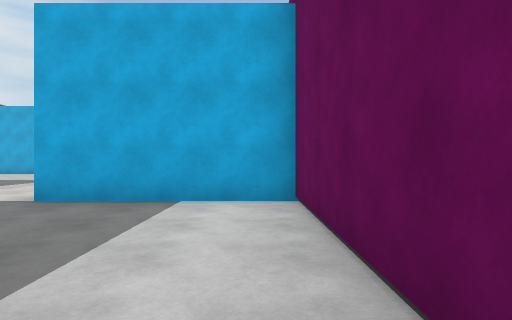
View 1 (above)

17 first-person views from a walk through a 3-D level made in the Unity game engine. The camera is 1.3 m above the floor, looks level and sees 80° across. The floor is counted in squares, 2 m on a side. Each view is taken from the middle of a square. On the plan, view 1 faces up. The plan holds only what a view shows up to about 10 squares ahead; the rest is blank. The place goes on beyond the plan. The player is left out.

View 2
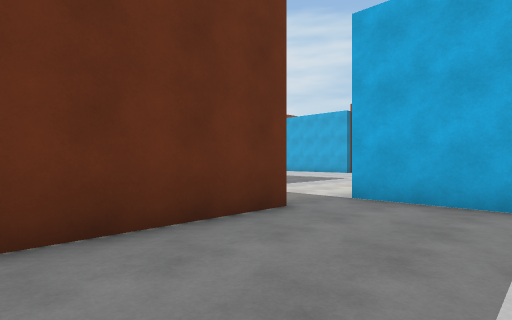

View 3
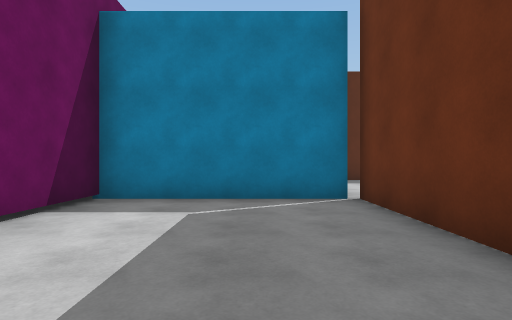

View 4
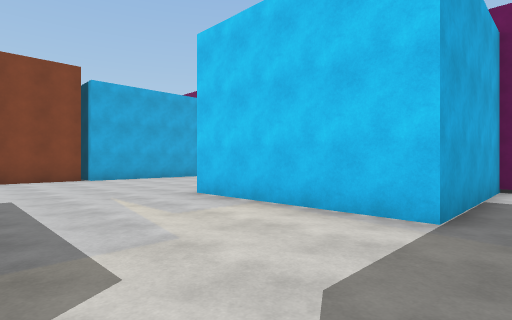

View 5
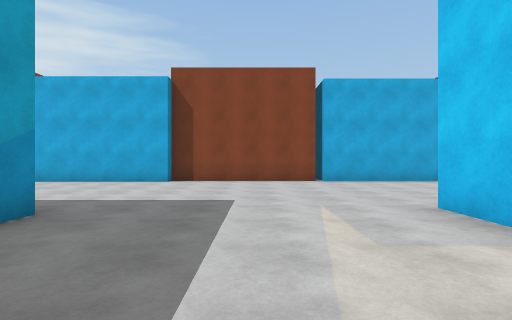

View 6
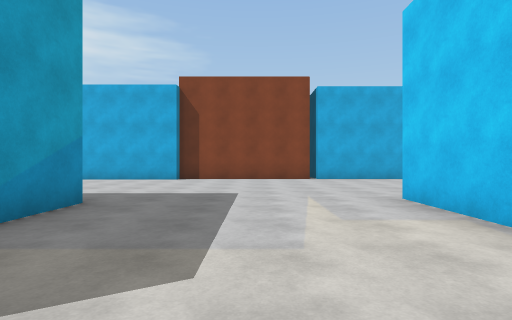

View 7
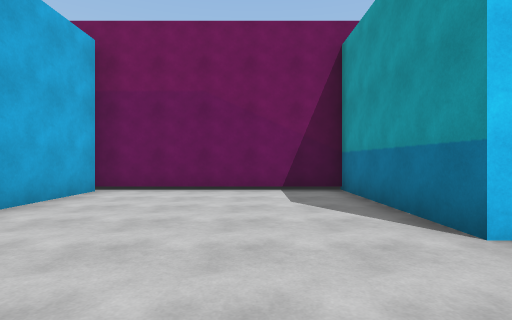

View 8
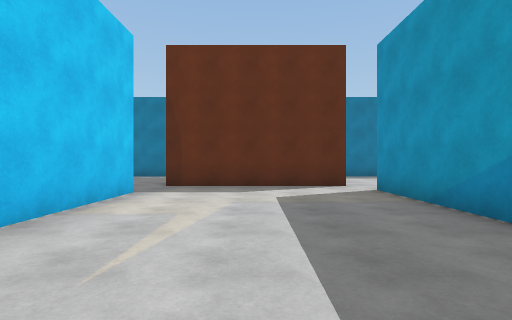

View 9
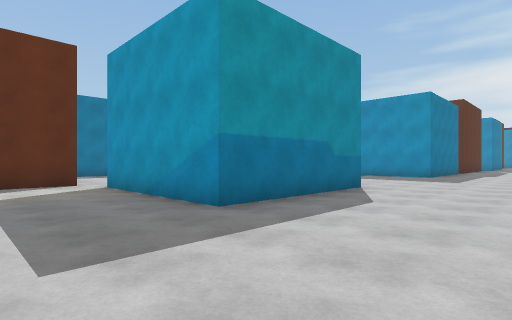

View 10
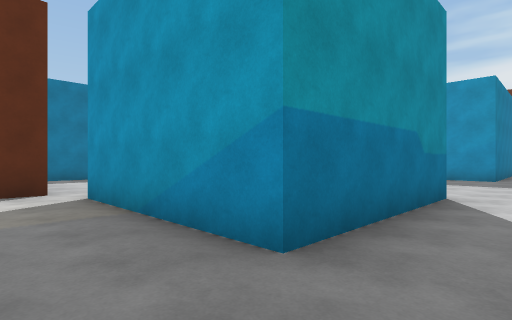

View 11
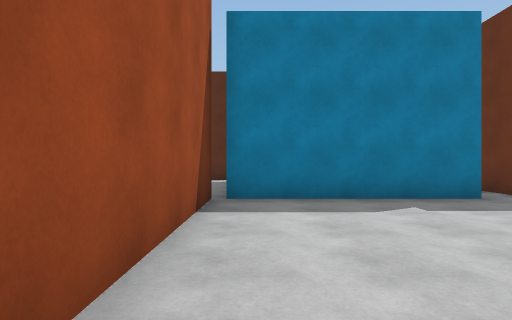

View 12
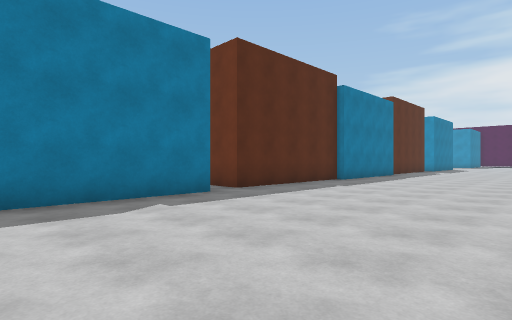

View 13
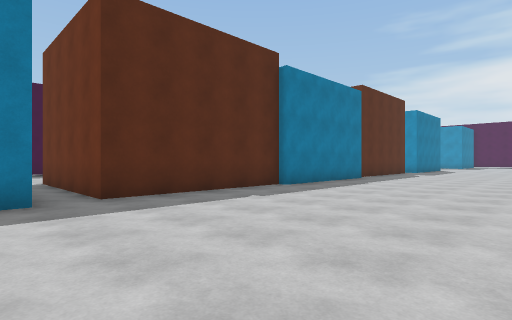

View 14
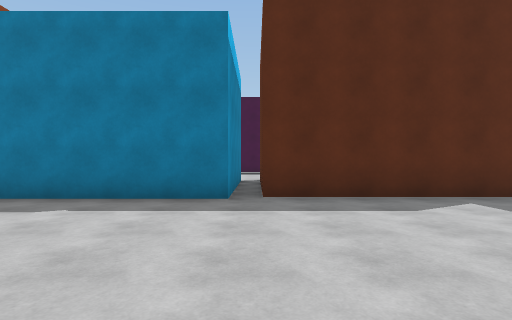

View 15
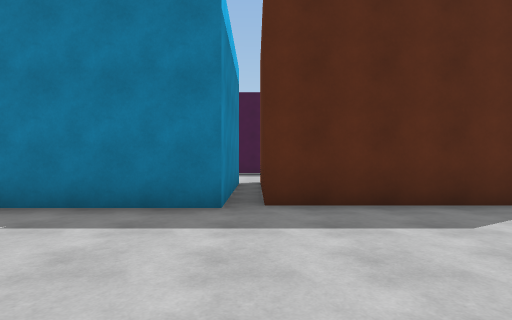

View 16
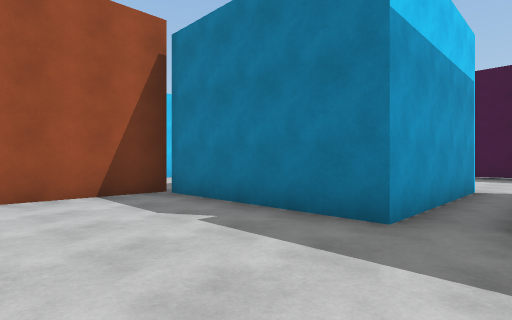

View 17
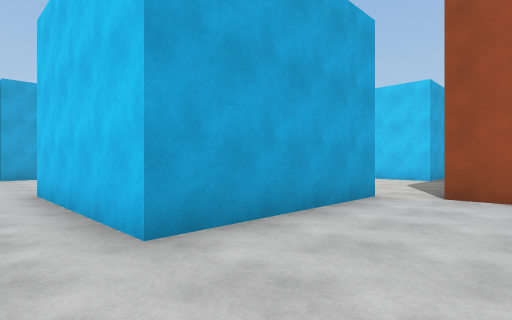

### Floor plan
Points are (right, up) in squares from view 1. A wall is a line through its corners. A room is listed if a view was taken in it or the views show most of it. See-through windows are left out.
Room 1 (views 1, 2, 3)
walls: (-3.7, 3.4) (-3.7, -1.1) (0.6, -1.1) (0.6, 4.9) (-3.5, 4.9)
ways out: opening at (-3, 4) to room 2
Room 2 (views 4, 5, 6, 7, 8, 9, 10, 11, 12, 13, 14, 15, 16, 17)
walls: (-19.6, 8.6) (-18.4, 8.6) (-18.4, 7.4); (-12.9, 8.6) (-8.6, 8.6) (-8.6, 4.4) (-12.9, 4.4) (-12.9, 8.6); (-18.2, -1.4) (-13.8, -1.4) (-13.8, -5.9); (-8.6, 14.1) (-13, 14.1); (-23.1, -1.6) (-23.1, -5.2); (-3.5, 4.9) (-3.5, 9.1) (0.6, 9.1) (0.6, 14.5); (-12.9, -5.4) (-12.9, -1.1) (-8.3, -1.1) (-8.3, 3.4) (-3.7, 3.4); (-27.6, -1.4) (-23.1, -1.4); (-22.5, -5.1) (-22.5, -1.1) (-18.2, -1.1); (-4.1, 14.4) (-8.6, 14.4); (0.4, 14.4) (-3.9, 14.4) (-3.9, 15)
ways out: opening at (-3, 4) to room 1; opening at (-23, -5); opening at (-13, -5)

Positions as (right, up) in squares from view 1, and headings:
1: (0, 0), facing up
2: (-1, 0), facing up-left
3: (-2, 4), facing down
4: (-7, 4), facing up-right
5: (-6, 5), facing up
6: (-6, 4), facing up
7: (-6, 11), facing right
8: (-6, 11), facing down
9: (-6, 12), facing down-left
10: (-7, 10), facing down-left
11: (-9, 4), facing down
12: (-9, 4), facing down-left
13: (-12, 4), facing down-left
14: (-23, 4), facing down
15: (-23, 3), facing down
16: (-14, 2), facing down-right
17: (-14, 2), facing up-right
